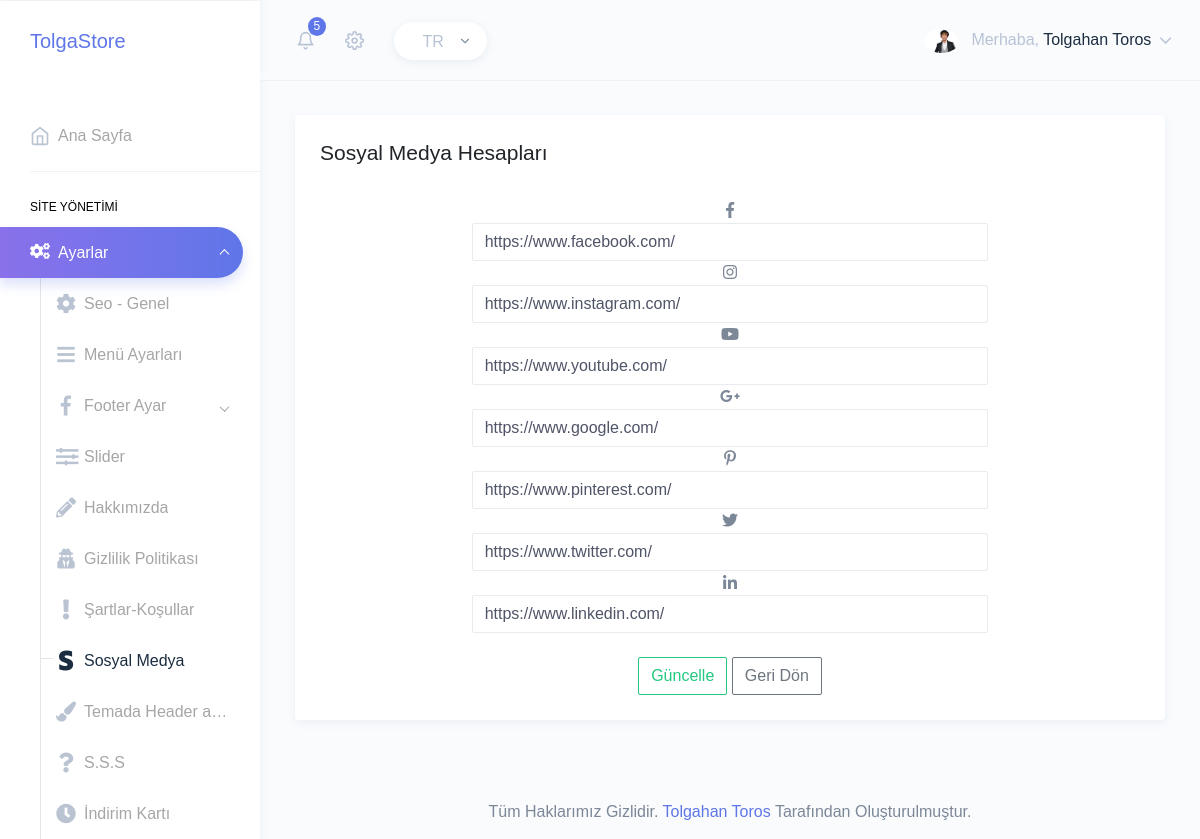
The app's page /src/html_/sosyalmedya.php (signed in) with its own data.
### tables this page shows
CREATE TABLE `sosyalmedya` (
  `id` int(11) NOT NULL,
  `ad` varchar(250) NOT NULL,
  `url` varchar(500) NOT NULL
);

### src/netting/class.crud.php (called while the page is built, shortened)
<?php
class crud{
	public $db;
	private $dbhost=DBHOST;
	private $dbuser=DBUSER;
	private $dbpass=DBPWD;
	private $dbname=DBNAME;
	function __construct(){
		try {
			$this->db=new PDO('mysql:host='.$this->dbhost.';dbname='.$this->dbname.';charset=utf8',$this->dbuser,$this->dbpass);
		} catch (Exception $e) {
			die("Veritabanı Bağlantısı Başarısız: ".$e->getMessage());
		}
	}
public function read($table,$options=[]){
	try {
		if (isset($options['columns_name']) && empty($options['limit'])) {
			$stmt=$this->db->prepare("SELECT * FROM $table ORDER BY {$options['columns_name']} {$options['columns_sort']}");
		}elseif(isset($options['columns_name']) && isset($options['limit'])){
			$stmt=$this->db->prepare("SELECT * FROM $table ORDER BY {$options['columns_name']} {$options['columns_sort']} LIMIT {$options['limit']}");
		}else{
			$stmt=$this->db->prepare("SELECT * FROM $table");
		}
		$stmt->execute();
		return $stmt;
	} catch (Exception $e) {
		return ['status' => FALSE,'error' => $e->getMessage()];
	}
}
}
?>

### src/html_/sosyalmedya.php (the view, shortened to what this page needs)
<!DOCTYPE html>
<html dir="ltr" lang="en">
<head>
	<link href="../assets/extra-libs/c3/c3.min.css" rel="stylesheet">
	<link href="../assets/libs/chartist/dist/chartist.min.css" rel="stylesheet">
	<link href="../assets/extra-libs/jvector/jquery-jvectormap-2.0.2.css" rel="stylesheet" />
	<link href="../dist/css/style.min.css" rel="stylesheet">
	<link href="../assets/extra-libs/datatables.net-bs4/css/dataTables.bootstrap4.css" rel="stylesheet">
</head>
<body>
	<div id="main-wrapper" data-theme="light" data-layout="vertical" data-navbarbg="skin6" data-sidebartype="full"
	data-sidebar-position="fixed" data-header-position="fixed" data-boxed-layout="full">
	<?php require_once 'header.php'; ?>
	<?php require_once 'sidebar.php'; ?>
	<div class="page-wrapper">
		<div class="container-fluid">
			<div class="row">
				<div class="col-12">
					<div class="card">
						<div class="card-body">
							<h3 class="card-title">Sosyal Medya Hesapları</h3><br>
							<div align="center">
								<form method="POST" action="">
									<?php
									$urlsor = $db->read("sosyalmedya",[
										"columns_name" => "id"
										]);
									$say = 1;
									while($urlcek=$urlsor->fetch(PDO::FETCH_ASSOC)){
										$dizi[$say] = $urlcek;
										$say++;
									}
									?>
									<div class="col-md-8 m-auto">
										<i class="fab fa-facebook-f"></i><br>
										<input class="form-control" type="text" name="1" value="<?php echo $dizi[1]["url"];?>" placeholder="facebook">
									</div>
									<div class="col-md-8 m-auto">
										<i class="fab fa-instagram"></i><br>
										<input class="form-control" type="text" name="2" value="<?php echo $dizi[2]["url"];?>" placeholder="instagram">
									</div>
									<div class="col-md-8 m-auto">
										<i class="fab fa-youtube"></i><br>
										<input class="form-control" type="text" name="3" value="<?php echo $dizi[3]["url"];?>" placeholder="youtube">
									</div>
									<div class="col-md-8 m-auto">
										<i class="fab fa-google-plus-g"></i><br>
										<input class="form-control" type="text" name="4" value="<?php echo $dizi[4]["url"];?>" placeholder="googleplus">
									</div>
									<div class="col-md-8 m-auto">
										<i class="fab fa-pinterest-p"></i><br>
										<input class="form-control" type="text" name="5" value="<?php echo $dizi[5]["url"];?>" placeholder="pinterest">
									</div>
									<div class="col-md-8 m-auto">
										<i class="fab fa-twitter"></i><br>
										<input class="form-control" type="text" name="6" value="<?php echo $dizi[6]["url"];?>" placeholder="twitter">
									</div>
									<div class="col-md-8 m-auto">
										<i class="fab fa-linkedin-in"></i><br>
										<input class="form-control" type="text" name="7" value="<?php echo $dizi[7]["url"];?>" placeholder="linkedin">
									</div>
									<br>
									<button type="submit" name="guncelle" class="btn btn-outline-success">Güncelle</button>
									<a class="btn btn-outline-secondary" href="mailmarketing.php">Geri Dön</a>
								</form>
							</div>
						</div>
					</div>
				</div>
			</div>
		</div>
		<?php require_once 'footer.php'; ?>
	</div>
</div>
</body>
</html>

### records on screen
sosyalmedya: url "https://www.facebook.com/"
sosyalmedya: url "https://www.instagram.com/"
sosyalmedya: url "https://www.youtube.com/"
sosyalmedya: url "https://www.google.com/"
sosyalmedya: url "https://www.pinterest.com/"
sosyalmedya: url "https://www.twitter.com/"
sosyalmedya: url "https://www.linkedin.com/"

### other values on screen
$_SESSION['admins']['admins_namesurname'] "Tolgahan Toros"
